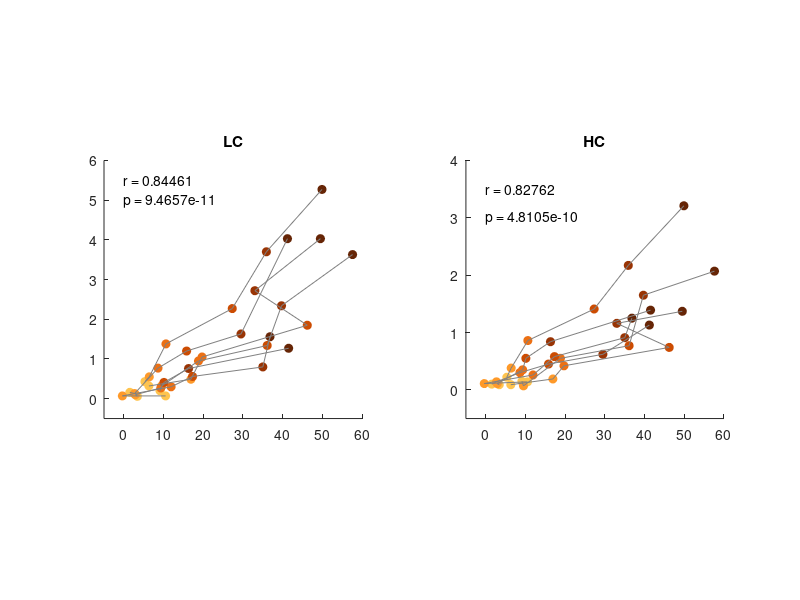

Reproduce this figure in MATLAB.
clear all; close all; clc;

stimrates = [1 2 5 10 20 40];

LC = [      0.16	0.13	0.77	1.2     1.63	4.03;
            0.07	0.07	0.3     0.56	0.8     1.56;
            0.06	0.1     0.27	0.41	0.76	1.27;
            0.2     0.32	0.95	1.34	2.34	3.63;
            0.32	0.49	1.05	1.85	2.72	4.03;
            0.43	0.55	1.38	2.27	3.7     5.27];

HC = [      0.1     0.14	0.3     0.45	0.62	1.13;
            0.14   	0.11	0.26	0.58	0.91	1.25;
            0.09	0.11	0.35	0.55	0.84	1.39;
            0.15	0.07	0.55	0.77	1.65	2.07;
            0.09	0.19	0.42	0.74	1.16	1.37;
            0.22	0.38	0.86	1.41	2.17	3.21];

pupil = [   1.5     2.7     8.6     15.8    29.5	41.2;
            10.51	-0.37	11.9	17.3	35      36.8;
            3.4     2.9     9.3     10.1	16.3	41.5;
            9.1     9.5  	18.8	36.1	39.7	57.6;
            6.3     16.9  	19.7	46.2	33      49.5;
            5.3     6.4     10.6	27.3	35.9	49.9];


pltCols = [254,196,79; 254,153,41; 236,112,20; 204,76,2; 153,52,4; 102,37,6]./255;


figure('color', [1 1 1]);
subplot(1, 2, 1); title('LC'); hold on;
for pltIdx = 1:size(pupil, 2)
    plot(pupil(:, pltIdx), LC(:, pltIdx), 'ko', 'color', pltCols(pltIdx, :), 'MarkerFaceColor', pltCols(pltIdx, :))
end
plot(pupil', LC', 'k-', 'color', [0.5 0.5 0.5]);
xlim([-5 60]); ylim([-0.5 6]); axis square;

[r, p] = corrcoef(pupil(:), LC(:));
text(0, 5.5, ['r = ' num2str(r(2))])
text(0, 5, ['p = ' num2str(p(2))])



subplot(1, 2, 2); title('HC'); hold on;
for pltIdx = 1:size(pupil, 2)
    plot(pupil(:, pltIdx), HC(:, pltIdx), 'ko', 'color', pltCols(pltIdx, :), 'MarkerFaceColor', pltCols(pltIdx, :))
end
xlim([-5 60]); ylim([-0.5 4]); axis square;
plot(pupil', HC', 'k-', 'color', [0.5 0.5 0.5]);
[r, p] = corrcoef(pupil(:), HC(:))
text(0, 3.5, ['r = ' num2str(r(2))])
text(0, 3, ['p = ' num2str(p(2))])


